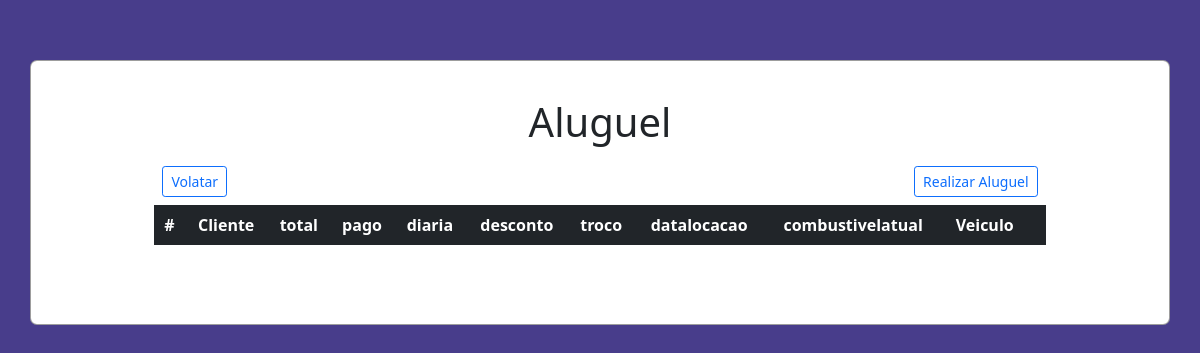
The page /src/views/vendas.php on the database as committed earlier.
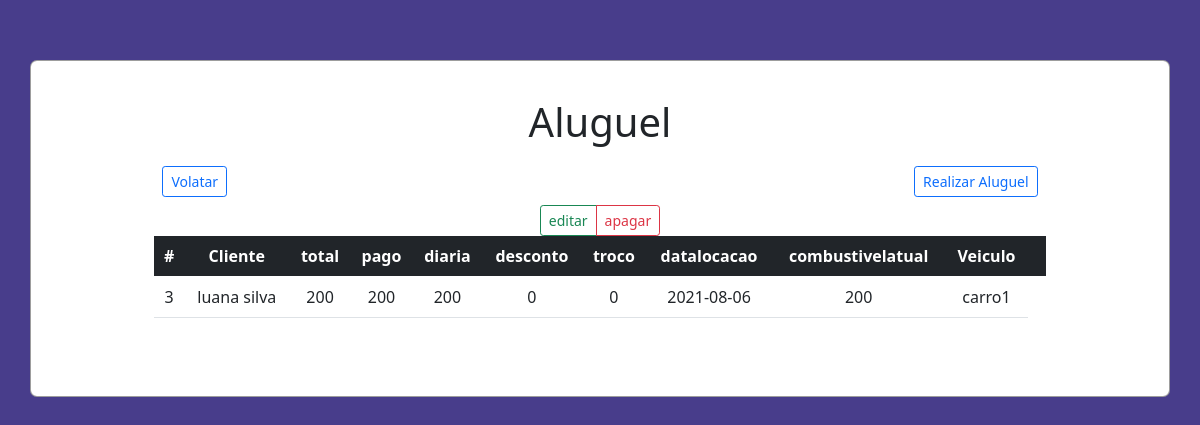
The same page on the database as committed later.
### tables this page shows
CREATE TABLE `aluguel` (
  `idaluguel` int(11) NOT NULL,
  `idcliente` int(11) NOT NULL,
  `pago` varchar(200) NOT NULL,
  `total` varchar(200) NOT NULL,
  `troco` varchar(200) NOT NULL,
  `diaria` varchar(200) NOT NULL,
  `desconto` varchar(200) NOT NULL,
  `datalocacao` date NOT NULL,
  `combustivelatual` varchar(200) NOT NULL
);

CREATE TABLE `cliente` (
  `idcliente` int(11) NOT NULL,
  `nome` varchar(200) NOT NULL,
  `email` varchar(200) NOT NULL,
  `endereco` varchar(200) NOT NULL,
  `telefone` varchar(200) NOT NULL
);

CREATE TABLE `veiculo` (
  `idveiculo` int(11) NOT NULL,
  `idtipoveiculo` int(11) NOT NULL,
  `idmodelo` int(11) NOT NULL,
  `idseguro` int(11) NOT NULL,
  `ano` varchar(200) NOT NULL,
  `cor` varchar(200) NOT NULL,
  `placa` varchar(200) NOT NULL,
  `status` varchar(200) NOT NULL,
  `nome` varchar(200) NOT NULL
);

### src/controller/VendasController.php (called while the page is built, shortened)
<?php
require_once '../model/Venda.php';
require_once '../model/Database.php';
class VendasController extends aluguel
{
    protected $tabela = 'aluguel';
    public function findAll()
    {
        $query = "SELECT * FROM $this->tabela";
        $stm = Database::prepare($query);
        $stm->execute();
        $aluguels = array();
        foreach ($stm->fetchAll() as $aluguel) {
             $query2 = "SELECT * FROM itemaluguel WHERE idaluguel = $aluguel->idaluguel";
             $stm2 = Database::prepare($query2);
             $stm2->execute();
             $a = $stm2->fetch(PDO::FETCH_OBJ);
             $query3 = "SELECT * FROM veiculo WHERE idveiculo = $a->idveiculo";
             $stm3 = Database::prepare($query3);
             $stm3->execute();
             $b = $stm3->fetch(PDO::FETCH_OBJ);
            array_push(
                $aluguels,
                new aluguel($aluguel->idaluguel, $aluguel->idcliente, $aluguel->total, $aluguel->pago, $aluguel->diaria, $aluguel->desconto, $aluguel->troco, $aluguel->datalocacao, $aluguel->combustivelatual, $b->nome)
            );
        }
        return $aluguels;
    }
}

### src/model/Database.php (called while the page is built, shortened)
<?php
class Database
{
    private static $instance;
    public static function getInstance()
    {
        if (!isset(self::$instance)) {
            try {
                self::$instance = new PDO('mysql:host=' . HOST . '; dbname=' . BASE, USER, PASS);
                self::$instance->setAttribute(PDO::ATTR_ERRMODE, PDO::ERRMODE_EXCEPTION);
                self::$instance->setAttribute(PDO::ATTR_DEFAULT_FETCH_MODE, PDO::FETCH_OBJ);
            } catch (PDOException $error) {
                echo $error->getMessage();
            }
        }
        return self::$instance;
    }
    public static function prepare($sql)
    {
        return self::getInstance()->prepare($sql);
    }
}

### src/model/Venda.php (called while the page is built, shortened)
<?php
class aluguel
{
    private $idaluguel;
    private $idcliente;
    private $total;
    private $pago;
    private $diaria;
    private $desconto;
    private $troco;
    private $datalocacao;
    private $combustivelatual;
    private $nome;
    public function __construct($idaluguel, $idcliente,$total,$pago,$diaria,$desconto,$troco,$datalocacao,$combustivelatual,$nome)
    {
        $this->idaluguel = $idaluguel;
        $this->idcliente = $idcliente;
        $this->total = $total;
        $this->pago = $pago;
        $this->diaria = $diaria;
        $this->desconto = $desconto;
        $this->troco = $troco;
        $this->datalocacao = $datalocacao;
        $this->combustivelatual = $combustivelatual;
        $this->nome = $nome;
    }
    public function getidaluguel()
    {
        return $this->idaluguel;
    }
    public function getidcliente()
    {
        return $this->idcliente;
    }
    public function getnome()
    {
        return $this->nome;
    }
        public function gettotal()
    {
        return $this->total;
    }
    public function getpago()
    {
        return $this->pago;
    }
        public function getdiaria()
    {
        return $this->diaria;
    }
            public function getdesconto()
    {
        return $this->desconto;
    }
    public function gettroco()
    {
        return $this->troco;
    }
    public function getdatalocacao()
    {
        return $this->datalocacao;
    }
        public function getcombustivelatual()
    {
        return $this->combustivelatual;
    }
}

### src/controller/ClientesController.php (called while the page is built, shortened)
<?php
require_once '../model/cliente.php';
require_once '../model/Database.php';
class ClientesController extends cliente
{
    protected $tabela = 'cliente';
    public function findOne($idcliente)
    {
        $query = "SELECT * FROM $this->tabela WHERE idcliente = :id";
        $stm = Database::prepare($query);
        $stm->bindParam(':id', $idcliente, PDO::PARAM_INT);
        $stm->execute();
        $cliente = new cliente(null, null, null, null, null);
        foreach ($stm->fetchAll() as $cl) {
            $cliente->setidcliente($cl->idcliente);
            $cliente->setNome($cl->nome);
            $cliente->setemail($cl->email);
            $cliente->setendereco($cl->endereco);
            $cliente->settelefone($cl->telefone);
        }
        return $cliente;
    }
}

### src/model/cliente.php (called while the page is built, shortened)
<?php
class cliente
{
    private $nome;
    public function __construct($idcliente, $nome, $email,$endereco,$telefone)
    {
        $this->nome = $nome;
    }
    public function getNome()
    {
        return $this->nome;
    }
    public function setNome($nome)
    {
        $this->nome = $nome;
    }
}

### src/views/vendas.php (the view, shortened to what this page needs)
<!DOCTYPE html>
<html lang="pt_br">
<head>
    <link href="https://cdn.jsdelivr.net/npm/bootstrap@5.0.1/dist/css/bootstrap.min.css" rel="stylesheet">
    <link rel="stylesheet" href="../../public/styles/main.css">
</head>
<body class="text-center">
    <div class="container">
        <h1 class="p-1 title">Aluguel</h1>
        <div class="menu p-2">
            <a href="../../index.php" class="btn btn-sm btn-outline-primary">Volatar </a>
            <a href="./realizar-venda.php" class="btn btn-sm btn-outline-primary">Realizar Aluguel</a>
        </div>
        <table class="table">
            <thead class="table-dark">
                <th>#</th>
                <th>Cliente</th>
                <th>total</th>
                <th>pago</th>
                <th>diaria</th>
                <th>desconto</th>
                <th>troco</th>
                <th>datalocacao</th>
                <th>combustivelatual</th>
                <th>Veiculo</th>
                <th></th>
            </thead>
            <tbody>
                <?php
                    require_once '../controller/VendasController.php';
                    require_once '../controller/ClientesController.php';
                    $aluguels = new VendasController();
                    $clientes = new ClientesController();
                    foreach ($aluguels->findAll() as $aluguel) { ?>
                        <tr>
                            <td> <?= $aluguel->getidaluguel() ?> </td>
                            <td> <?= $clientes->findOne($aluguel->getidcliente())->getnome() ?> </td>
                            <td> <?= $aluguel->gettotal() ?> </td>
                            <td> <?= $aluguel->getpago() ?> </td>
                            <td> <?= $aluguel->getdiaria() ?> </td>
                            <td> <?= $aluguel->getdesconto() ?> </td>
                            <td> <?= $aluguel->gettroco() ?> </td>
                            <td> <?= $aluguel->getdatalocacao() ?> </td>
                            <td> <?= $aluguel->getcombustivelatual() ?> </td>
                            <td> <?= $aluguel->getnome() ?> </td>
                                <div class="btn-group btn-group-sm">
                                    <a href="./editar-venda.php?id=<?= $aluguel->getidaluguel() ?>" class="btn btn-outline-success">editar</a>
                                <a href="./apagar-venda.php?id=<?= $aluguel->getidaluguel() ?>" onclick="return confirm('Tem certeza de que deseja excluir este item?');"class="btn btn-outline-danger">apagar</a>
                                </div>
                        </tr> <?php
                    }
                ?>
            </tbody>
        </table>
    </div>
</body>
</html>

### public/styles/main.css (style rules this page uses)
html, body { background-color: #483D8B; }
.container { margin-top: 5%; margin-bottom: 5%; display: flex; flex-direction: column; justify-content: center; align-items: center; width: 100%; background-color: #fff; border-radius: 7px; border: 1px solid rgba(0, 0, 0, 0.384); }
.container .title { margin-top: 3%; }
.container .menu { width: 80% ; display: flex; align-items: center; justify-content: space-between; }
.container .table { width: 80%; margin-bottom: 7%; }

Rows that differ between the two databases and show on the page:
added aluguel: idaluguel "3", idcliente.telefone "luana silva", total "200", pago "200", diaria "200", desconto "0", troco "0", datalocacao "2021-08-06", combustivelatual "200"
added veiculo: nome "carro1"
